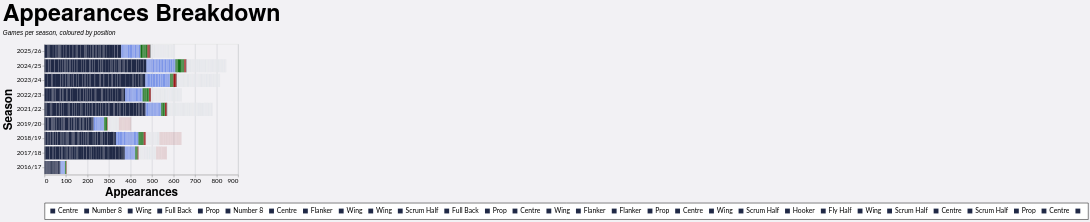

Vega-Lite specification stored for this chart:
### Vega-Lite specification from a JSON file in a GitHub repository (floating-point values rounded to 4 significant figures; data arrays with more than 128 entries replaced by an {"elided": "..."} marker saying what was removed)
{"config": {"axis": {"labelFont": "Lato, sans-serif", "titleFont": "PT Sans Narrow, Helvetica Neue, Helvetica, Arial, sans-serif", "labelFontSize": 13, "titleFontSize": 24, "gridColor": "#202947", "gridOpacity": 0.2}, "header": {"labelFont": "PT Sans Narrow, Helvetica Neue, Helvetica, Arial, sans-serif", "titleFont": "PT Sans Narrow, Helvetica Neue, Helvetica, Arial, sans-serif", "labelFontSize": 24, "titleFontSize": 28, "labelFontWeight": "bold", "orient": "left"}, "legend": {"labelFont": "Lato, sans-serif", "titleFont": "PT Sans Narrow, Helvetica Neue, Helvetica, Arial, sans-serif", "labelFontSize": 14, "titleFontSize": 16, "titlePadding": 5, "fillColor": "white", "strokeColor": "black", "padding": 10, "titleFontWeight": "lighter", "titleFontStyle": "italic", "titleColor": "gray", "offset": 10}, "title": {"font": "PT Sans Narrow, Helvetica Neue, Helvetica, Arial, sans-serif", "fontSize": 48, "fontWeight": "bold", "anchor": "start", "align": "center", "titlePadding": 20, "subtitlePadding": 10, "subtitleFontSize": 13, "subtitleColor": "", "subtitleFontStyle": "italic", "offset": 15, "color": "black"}, "axisX": {"labelAngle": 0}, "facet": {"title": null, "header": null, "align": {"row": "each", "column": "each"}}, "resolve": {"scale": {"y": "independent", "facet": "independent"}}, "background": "#f2f1f4"}, "data": {"name": "data-ed306598be4e367675ed0ec43fef3d1d"}, "mark": {"type": "bar"}, "encoding": {"color": {"field": "color_key", "legend": {"labelExpr": "split(datum.label, '|||')[1]", "orient": "bottom", "title": null}, "scale": {"domain": {"elided": "832 str values"}, "range": {"elided": "832 str values"}}, "type": "nominal"}, "tooltip": [{"field": "player", "title": "Player", "type": "nominal"}, {"field": "season", "title": "Season", "type": "nominal"}, {"field": "color_value", "title": "Position", "type": "nominal"}, {"aggregate": "sum", "field": "apps", "title": "Appearances", "type": "quantitative"}], "x": {"aggregate": "sum", "field": "apps", "title": "Appearances", "type": "quantitative"}, "y": {"field": "season", "sort": {"field": "season_sort", "op": "max", "order": "descending"}, "title": "Season", "type": "nominal"}}, "height": {"step": 30}, "title": {"text": "Appearances Breakdown", "subtitle": "Games per season, coloured by position"}, "width": 400, "$schema": "https://vega.github.io/schema/vega-lite/v5.20.1.json", "datasets": {"data-ed306598be4e367675ed0ec43fef3d1d": {"elided": "2562 records"}}}
